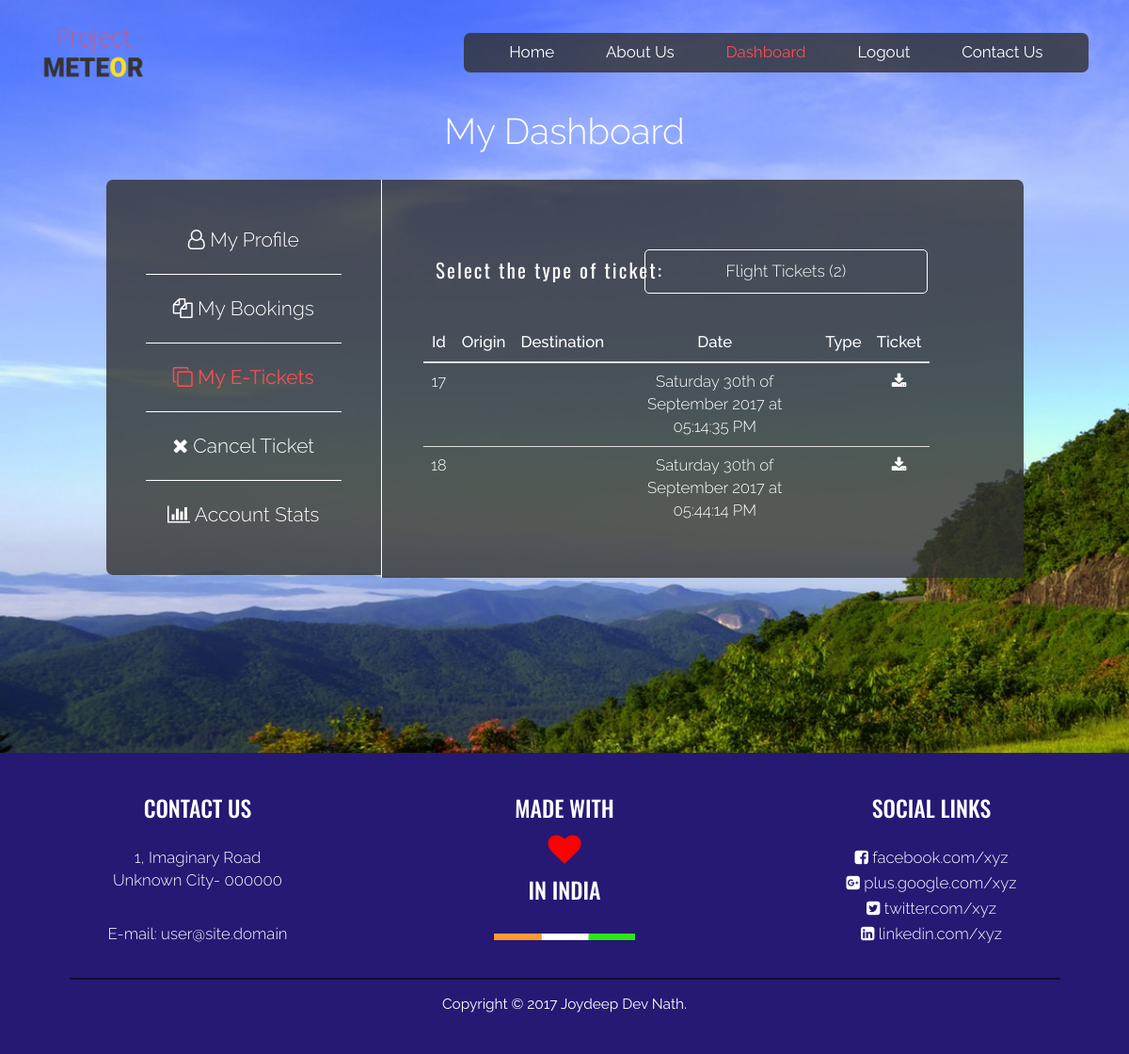
Screenshot of /userDashboardETickets.php (signed in) with the database file from the repository.
### tables this page shows
CREATE TABLE `flightbookings` (
  `bookingID` int(10) NOT NULL,
  `username` varchar(50) NOT NULL,
  `date` varchar(50) NOT NULL,
  `cancelled` varchar(20) NOT NULL,
  `origin` varchar(50) NOT NULL,
  `destination` varchar(50) NOT NULL,
  `passengers` int(10) NOT NULL,
  `type` varchar(50) NOT NULL
);

### userDashboardETickets.php (the view, shortened to what this page needs)
<!DOCTYPE html>
<html lang="en">
	<head>
    	<link href="css/main.css" rel="stylesheet">
    	<link href="css/bootstrap.min.css" rel="stylesheet">
    	<link href="css/bootstrap-select.css" rel="stylesheet">
		<link href="css/bootstrap-datetimepicker.css" rel="stylesheet">
    	<link href="https://maxcdn.bootstrapcdn.com/font-awesome/4.7.0/css/font-awesome.min.css" rel="stylesheet">
	</head>
	<?php
		$servername = "localhost";
		$username = "root";
		$password = "";
		$dbname = "projectmeteor";
		$conn = new mysqli($servername, $username, $password, $dbname);
	?>
	<body>
		<div class="container-fluid">
			<div class="col-sm-12 userDashboard text-center">
			<?php include("common/headerDashboardTransparentLoggedIn.php"); ?>
			<div class="col-sm-12">
				<div class="heading text-center">
					My Dashboard
				</div>
			</div>
			<div class="col-sm-1"></div>
			<div class="col-sm-3 containerBoxLeft">
				<a href="userDashboardProfile.php">
				<div class="col-sm-12 menuContainer bottomBorder">
					<span class="fa fa-user-o"></span> My Profile
				</div>
				</a>
				<a href="userDashboardBookings.php">
				<div class="col-sm-12 menuContainer bottomBorder">
					<span class="fa fa-copy"></span> My Bookings
				</div>
				</a>
				<div class="col-sm-12 menuContainer bottomBorder active">
					<span class="fa fa-clone"></span> My E-Tickets
				</div>
				<a href="userDashboardCancelTicket.php">
				<div class="col-sm-12 menuContainer bottomBorder">
					<span class="fa fa-close"></span> Cancel Ticket
				</div>
				</a>
				<a href="userDashboardAccountSettings.php">
				<div class="col-sm-12 menuContainer">
					<span class="fa fa-bar-chart"></span> Account Stats
				</div>
				</a>
			</div>
			<div class="col-sm-7 containerBoxRight text-left">
				<?php
					$user = $_SESSION["username"];
					$flightBookingsSQL = "SELECT COUNT(*) FROM `flightbookings` WHERE Username='$user' AND cancelled='no'";
					$flightBookingsQuery = $conn->query($flightBookingsSQL);
					$noOfFlightBookings = $flightBookingsQuery->fetch_array(MYSQLI_NUM);
				?>
				<div class="col-sm-12 tickets">
					<div class="col-sm-6 ticketsWrapper topMargin">
						<div class="tag">Select the type of ticket: </div>
					</div>
					<div class="col-sm-6 topMargin pullLeft">
					<select class="input" name="ticketTypeSelector" id="ticketTypeSelector"/>
						<option value="flightTickets">Flight Tickets (<?php echo $noOfFlightBookings[0]; ?>)</option>
					</div>
					<?php if($noOfFlightBookings[0]>0): ?>
				<div class="col-sm-12 ticketTableContainer pullABitLeft" id="flightTicketsWrapper">
						<table class="table table-responsive">
							<thead>
								<tr>
									<th class="tableHeaderTags text-center" style="vertical-align: middle;">Id</th>
									<th class="tableHeaderTags text-center" style="vertical-align: middle;">Origin</th>
									<th class="tableHeaderTags text-center" style="vertical-align: middle;">Destination</th>
									<th class="tableHeaderTags text-center" style="vertical-align: middle;">Date</th>
									<th class="tableHeaderTags text-center" style="vertical-align: middle;">Type</th>
									<th class="tableHeaderTags text-center" style="vertical-align: middle;">Ticket</th>
								</tr>
							</thead>
							<?php
								$flightTicketsSQL = "SELECT * FROM `flightbookings` WHERE username='$user' AND cancelled='no'";
								$flightTicketsQuery = $conn->query($flightTicketsSQL);
								while($flightTicketsRow = $flightTicketsQuery->fetch_assoc()) {
								?>
								<tr>
									<td class="tableElementTagsNoHover text-center"><?php echo $flightTicketsRow["bookingID"]; ?></td>
									<td class="tableElementTagsNoHover text-center"><?php echo $flightTicketsRow["origin"]; ?></td>
									<td class="tableElementTagsNoHover text-center"><?php echo $flightTicketsRow["destination"]; ?></td>
									<td class="tableElementTagsNoHover text-center"><?php echo $flightTicketsRow["date"]; ?></td>
									<td class="tableElementTagsNoHover text-center"><?php echo $modePrint; ?></td>
									<td class="text-center"><a href="tickets/ticket<?php echo $flightTicketsRow["bookingID"]; ?>.html" target="_blank"><span class="fa fa-download tableElementTags pullSpan"></span></a></td>
								</tr>
							<?php } ?>
						</table>
				</div>
				<?php endif; ?>
				</div>
			</div>
			<div class="col-sm-1"></div>
			</div>
		</div>
		<?php include("common/footer.php"); ?>
	</body>
</html>

### rows the page displays
flightbookings: bookingID "17", date "Saturday 30th of September 2017 at 05:14:35 PM"
flightbookings: bookingID "18", date "Saturday 30th of September 2017 at 05:44:14 PM"
